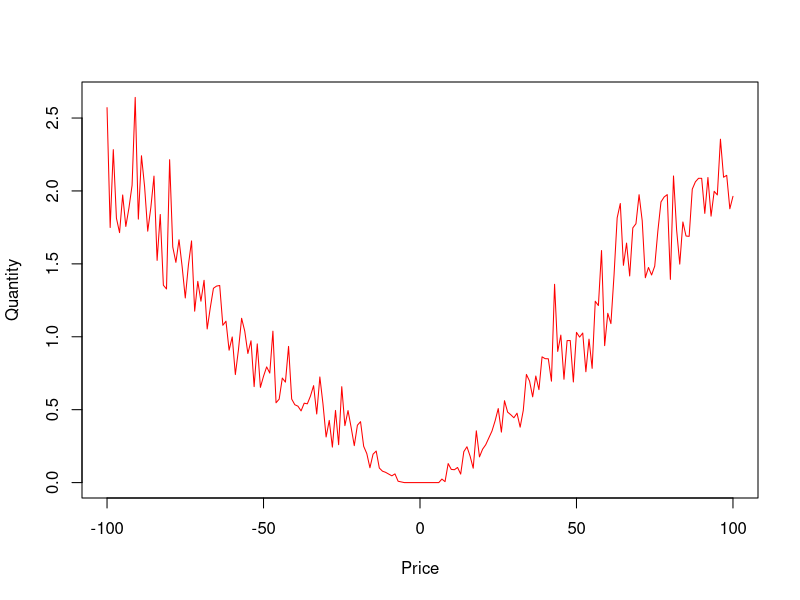

Source code (R):
rm(list=ls())

book<- function(LL, logging){
  
  Price<- -LL:LL
  buySize<- c(rep(5,LL-8), 5,4,4,3,3,2,2,1, rep(0, LL+1))
  sellSize<- c(rep(0,LL), 0,1,2,2,3,3,4,4,5,rep(5, LL-8))
  book<- data.frame(Price, buySize, sellSize )
  book<-list(Book=book, Log=NA, logging=F)
  
  if(logging) {
    eventLog<- as.data.frame(matrix(0,nr= 0, nc=2))
    colnames(eventLog)<-c("Types", "Prices")
    
    book$Log<-eventLog
    book$logging=T
  }
  return (book)
}

bid<- function(obj){
  max(obj$Price[obj$buySize>0])
}

ask<- function(obj){
  min(obj$Price[obj$sellSize>0])
}

spread<- function(obj){
  ask(obj)-bid(obj)
}

midPrice<-function(obj){
  0.5*(bid(obj)+ask(obj))
}

bidDepth<-function(obj){
  length(obj$Price[obj$Price<=bid(obj)])
}

askDepth<- function(obj){
  length(obj$Price[obj$Price>=ask(obj)])
}

swithLog<-function(obj, status){ 
  obj$logging<<-status
  return (obj)
}

### Although we may have a very long book, 
### we only consider changes occuring near the bid-ask

pick<- function (L) sample(1:L, 1)

limitBuy<- function(obj, L, price=NA){
  if(is.na(price)) {
    bid= bid(obj$Book)
    price=bid-pick(L)+1
  }
  obj$Book $buySize[obj$Book$Price==price]<-
    obj$Book $buySize[obj$Book$Price==price]+1
 ################ 
  if(obj$logging) 
  {
    obj$Log[nrow(obj$Log)+1, ]= c("LB", price)
  }
  return(obj)
}

limitSell<- function (obj, L, price=NA){
  if(is.na(price)){
    price= ask(obj$Book)+pick(L)-1
  }
  obj$Book$sellSize[obj$Book$Price==price]<-
    obj$Book$sellSize[obj$Book$Price==price]+1
  
  if(obj$logging) {
    obj$Log[nrow(obj$Log)+1, ]= c("LS", price)
  }
  
  obj
}

marketBuy<-function(obj){
  price=ask(obj$Book)
  obj$Book$sellSize[obj$Book$Price==price]<-
    obj$Book$sellSize[obj$Book$Price==price]-1
  
  if(obj$logging) 
    {
    obj$Log[nrow(obj$Log)+1, ]= c("MB", price)
  }
  obj
  
}

marketSell<-function(obj){
  price=bid(obj$Book)
  obj$Book$buySize[obj$Book$Price==price]<-
    obj$Book$buySize[obj$Book$Price==price]-1
  
  if(obj$logging) {
    obj$Log[nrow(obj$Log)+1, ]= c("MS", price)
  }
  obj
}

### cancel order is a little tricky
cancelableBuy<-function (obj, L){
  sum(obj$buySize[obj$Price>bid(obj)-L])
}

cancelableSell<-function (obj, L){
  sum(obj$sellSize[obj$Price<ask(obj)+L])
}

cancelBuy<-function(obj, L, price=NA){
  if(is.na(price)){
    nb= cancelableBuy (obj$Book, L)
    a=pick(nb)
    tmp= cumsum(rev(obj$Book$buySize))
    p=length(tmp[tmp>=a])
    price=obj$Book$Price[p]
  }
  
  obj$Book$buySize[p]<-obj$Book$buySize[p]-1
  
  if(obj$logging)
    {
    obj$Log[nrow(obj$Log)+1, ]= c("CB", price)
  }
  
  obj
}

cancelSell<-function (obj, L, price =NA){
  if (is.na(price)){
    ns=cancelableSell(obj$Book, L)
    a=pick(ns)
    tmp= cumsum(obj$Book$sellSize)
    p= length(tmp[tmp<a])+1
    price=obj$Book$Price[p]
  }
  
  obj$Book$sellSize[p]<-obj$Book$sellSize[p]-1
  
  if (obj$logging){
    obj$Log[nrow(obj$Log)+1, ]= c("CS", price)
  }
  obj
}


event<-function(obj, L, mu, alpha, delta){
  nb=cancelableBuy(obj$Book, L)
  ns=cancelableSell( obj$Book, L)
  prob=c(L*alpha, L*alpha, mu*.5, mu*.5, nb*delta, ns*delta)
  prob=prob/sum(prob)
 
  p= sample(1:6, 1, replace=T, prob=prob)
  switch(p,
         limitBuy(obj , L),
         limitSell( obj, L),
         marketBuy(obj),
         marketSell(obj),
         cancelBuy(obj,L),
         cancelSell(obj, L)
         )

}


bookShape<- function(obj, band){
  a=length(obj$Price[obj$Price<=bid(obj)])
  b=length(obj$Price[obj$Price<=ask(obj)])
  mid= floor((a+b)/2.0)
  
  obj[(mid-band):(mid+band),]
  
}

bookPlot<-function (obj, band){
  a=length(obj$Price[obj$Price<=bid(obj)])
  b=length(obj$Price[obj$Price<=ask(obj)])
  mid= floor((a+b)/2.0)
  
  q=c(obj$buySize[(mid-band):mid],obj$sellSize[(mid+1):(mid+band)] )
  price=obj$Price[mid+(-band:band)]
  plot(price, q, col="red",type="l",xlab="Price",ylab="Quantity")
  
}

b1<- book(1000,F)
alpha<-1
mu<-10
delta<-0.2
L<-100
for(i in 1:1000) {b1<-event(b1, L, mu, alpha, delta)}
numEvent<-100000
avgBook<- b1$Book
avgBook$buySize<-avgBook$buySize/numEvent
avgBook$sellSize<- avgBook$sellSize/numEvent
for (i in 2:numEvent){
  b1<-event(b1, L, mu, alpha, delta)
  avgBook$buySize<- avgBook$buySize+ b1$Book$buySize/numEvent
  avgBook$sellSize<- avgBook$sellSize+ b1$Book$sellSize/numEvent
}
#bookShape(avgBook, L)
bookPlot(avgBook, L)



